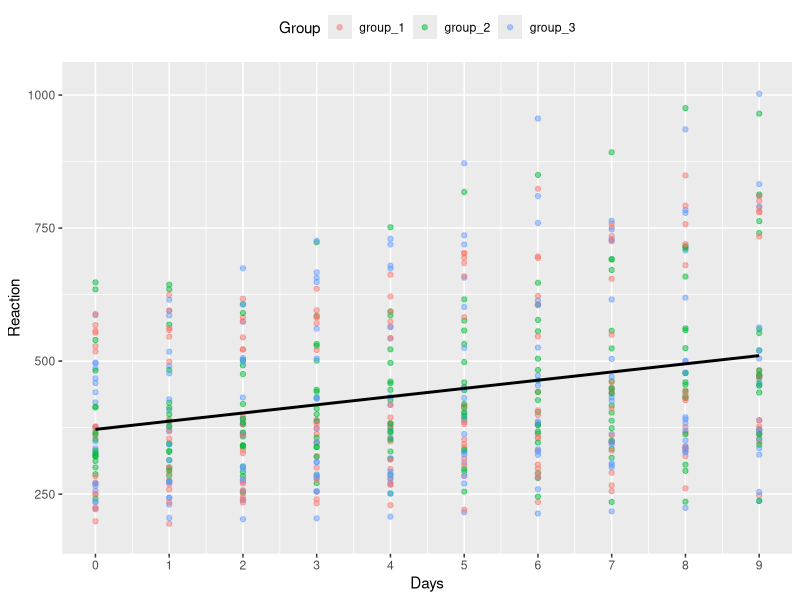
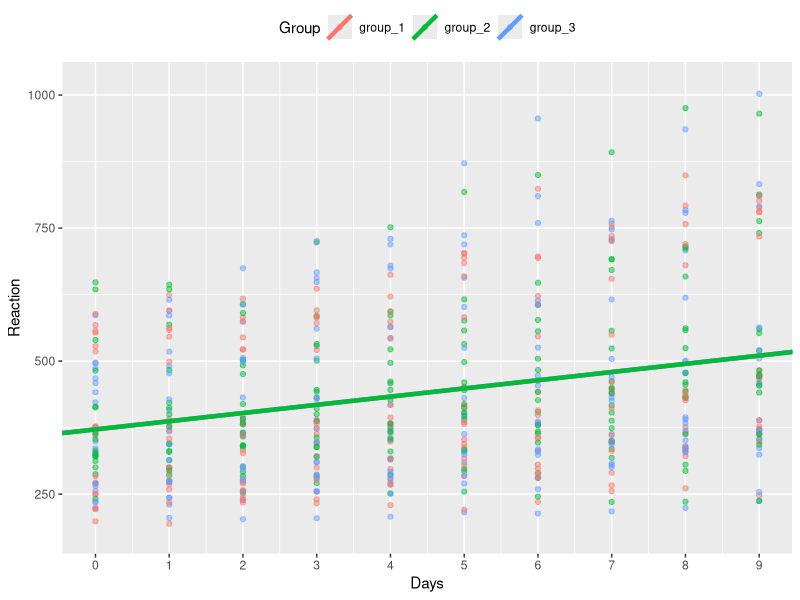
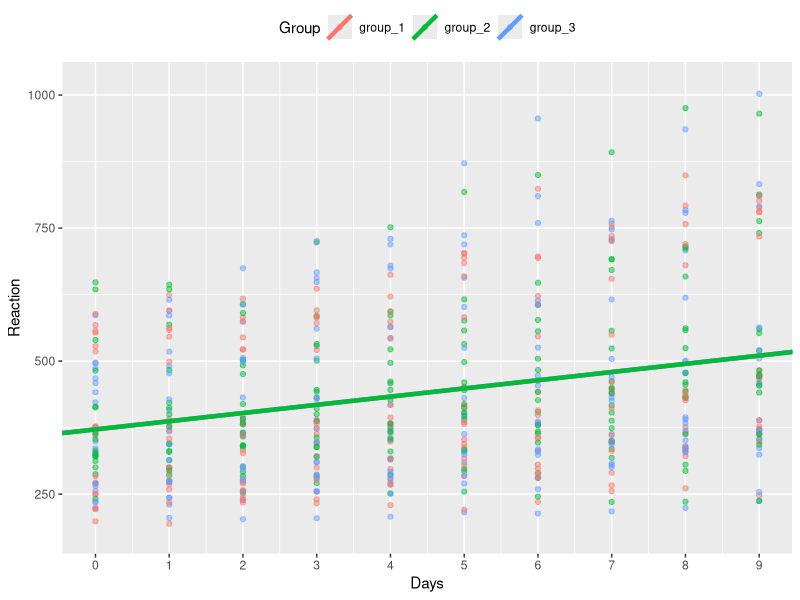
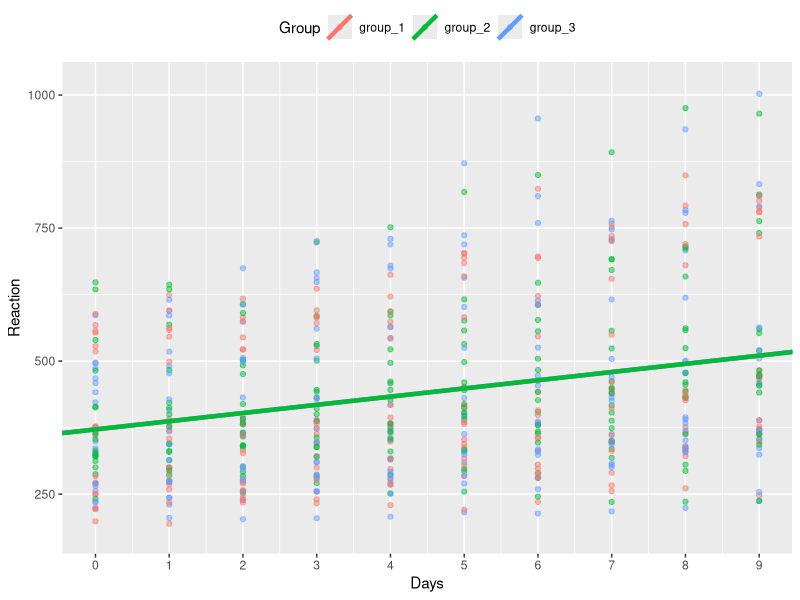

Generate these figures, in order, with R:
## ---- chunk 1
knitr::opts_chunk$set(echo = TRUE, progress = TRUE)
## ---- chunk 2
library(tidyverse)
library(lme4)
library(here)
set.seed(1)
## ---- chunk 3
sleep_groups <-read_csv(here("data", "sleep_study_with_sim_groups.csv")) 

if (1) { # shuffle subjects between groups
# make frame showing Group for each Subject
SubjGroups <-  sleep_groups %>%  
  group_by(Subject, Group) %>%  
  summarize()

nsubject <- max(sleep_groups$Subject)
subjperm <- sample(nsubject)
orig_groups <- SubjGroups$Group
sleep_groups <- sleep_groups %>% 
  mutate(Group= orig_groups[subjperm[Subject]])
}

  
sleep_groups <- sleep_groups %>% 
  mutate(Subject=factor(Subject))
head(sleep_groups)
## ---- chunk 4
lm(Reaction ~ Days, data = sleep_groups)

ggplot(data = sleep_groups, mapping = aes(x = Days, y = Reaction)) +
  geom_point(na.rm = T, aes(col = Group), alpha = 0.5) +
  geom_smooth(method = "lm", na.rm = T, col = "black", se = F) +
  scale_y_continuous(limits = c(180, 1020)) +
  scale_x_continuous(breaks = seq(1:10) - 1) +
  theme(legend.position = "top")
## ---- chunk 5
me_intercepts <- lmer(Reaction ~ Days + (1 | Group), data = sleep_groups) 
me_intercepts
## ---- chunk 6
# see group coefficients
model_coefs <- coef(me_intercepts)$Group %>% 
  rename(Intercept = `(Intercept)`, Slope = Days) %>% 
  rownames_to_column("Group")

model_coefs
## ---- chunk 7

sleep_groups_rani <- left_join(sleep_groups, model_coefs, by = "Group")

model_coef_plot <- ggplot(data = sleep_groups_rani, 
       mapping = aes(x = Days, 
                     y = Reaction, 
                     colour = Group)
       ) +
  geom_point(na.rm = T, alpha = 0.5) +
  geom_abline(aes(intercept = Intercept, 
                  slope = Slope,
                  colour = Group
                  ),
              size = 1.5
              ) +
  scale_y_continuous(limits = c(180, 1020)) +
  scale_x_continuous(breaks = seq(1:10) - 1) +
  theme(legend.position = "top")

# see the plot
model_coef_plot



## ---- chunk 8
me_slopes <- lmer(Reaction ~ Days + (0 + Days | Group), data = sleep_groups)

# see group coefficients
model_coefs <- coef(me_slopes)$Group %>% 
  rename(Intercept = `(Intercept)`, Slope = Days) %>% 
  rownames_to_column("Group")

# see coefficients
model_coefs

sleep_groups_rans <- left_join(sleep_groups, model_coefs, by = "Group")

model_coef_plot %+% sleep_groups_rans
## ---- chunk 9
me_interceptslopes <- lmer(Reaction ~ Days + (1 + Days | Group), data = sleep_groups)

# see group coefficients
model_coefs <- coef(me_interceptslopes)$Group %>% 
  rename(Intercept = `(Intercept)`, Slope = Days) %>% 
  rownames_to_column("Group")

# see coefficients
model_coefs

sleep_groups_ranis <- left_join(sleep_groups, model_coefs, by = "Group")

model_coef_plot %+% sleep_groups_ranis
## ---- chunk 10
set.seed(1)
me_subjectintercept <- lmer(Reaction ~ Days + (1 + Days | Group) + (1|Subject), data = sleep_groups)
## ---- chunk 11
me_subjectinterceptslope <- lmer(Reaction ~ Days + (1 + Days | Group) + (1 + Days|Subject), data = sleep_groups) 
## ---- chunk 12
anova(me_intercepts, me_slopes, me_interceptslopes, me_subjectintercept, me_subjectinterceptslope)
